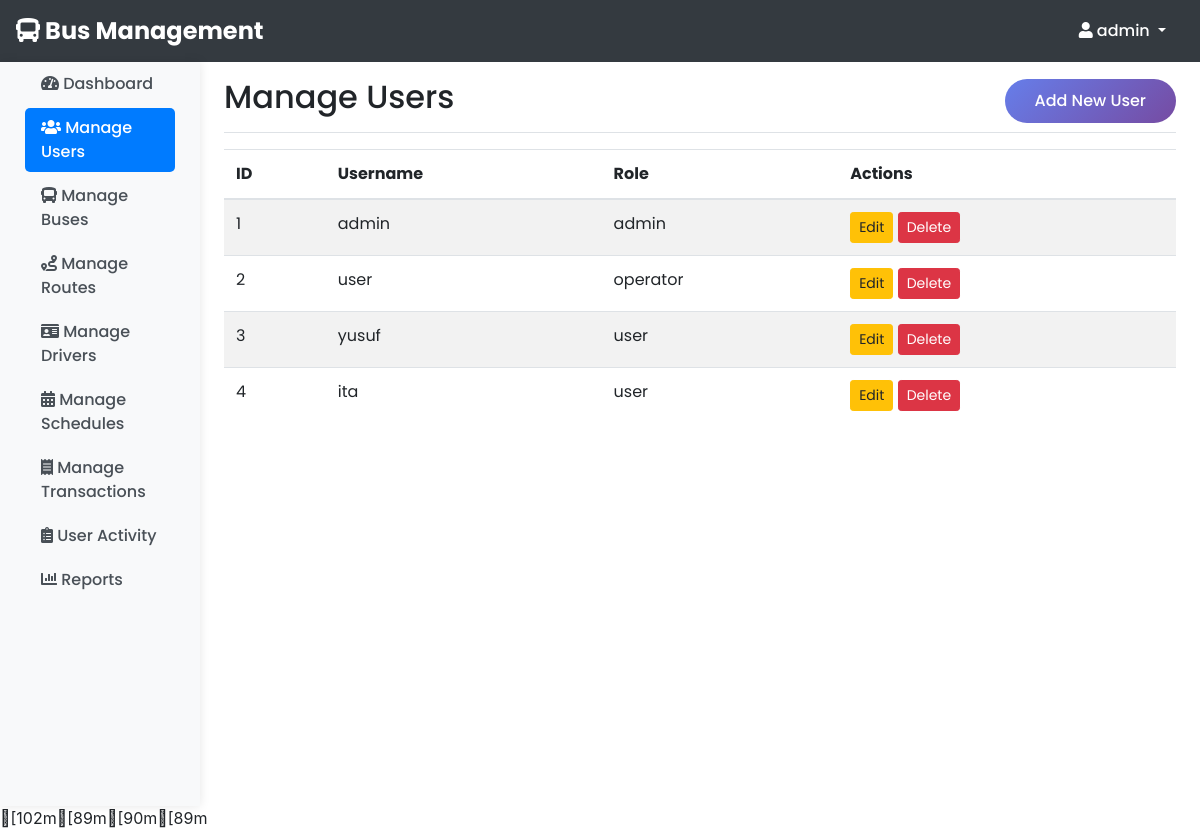
/admin/manage_users.php (signed in), run on the app's committed database.
### tables this page shows
CREATE TABLE `users` (
  `id` int(11) NOT NULL,
  `username` varchar(50) NOT NULL,
  `password` varchar(255) NOT NULL,
  `role` varchar(20) NOT NULL DEFAULT 'user',
  `created_at` datetime DEFAULT current_timestamp()
);

### admin/manage_users.php (the view, shortened to what this page needs)
<?php
require '../includes/header.php';
$conn = getConnection();
$result = $conn->query("SELECT * FROM users");
?>
<div class="container-fluid">
    <div class="row">
        <?php include '../includes/admin_sidebar.php'; ?>
        <main role="main" class="col-md-9 ml-sm-auto col-lg-10 px-4">
            <div class="d-flex justify-content-between flex-wrap flex-md-nowrap align-items-center pt-3 pb-2 mb-3 border-bottom">
                <h1 class="h2">Manage Users</h1>
                <a href="add_user.php" class="btn btn-primary">Add New User</a>
            </div>
            <div class="table-responsive">
                <table class="table table-striped">
                    <thead>
                        <tr>
                            <th>ID</th>
                            <th>Username</th>
                            <th>Role</th>
                            <th>Actions</th>
                        </tr>
                    </thead>
                    <tbody>
                        <?php while ($user = $result->fetch_assoc()): ?>
                            <tr>
                                <td><?= $user['id'] ?></td>
                                <td><?= $user['username'] ?></td>
                                <td><?= $user['role'] ?></td>
                                <td>
                                    <a href="edit_user.php?id=<?= $user['id'] ?>" class="btn btn-warning btn-sm">Edit</a>
                                    <a href="manage_users.php?delete_id=<?= $user['id'] ?>"
                                       class="btn btn-danger btn-sm delete-confirm">Delete</a>
                                </td>
                            </tr>
                        <?php endwhile; ?>
                    </tbody>
                </table>
            </div>
        </main>
    </div>
</div>
<?php
require '../includes/footer.php';
?>

### data on the page
users: id "1", username "admin", role "admin"
users: id "2", username "user", role "operator"
users: id "3", username "yusuf", role "user"
users: id "4", username "ita", role "user"

### other printed values
$_SESSION['username'] "admin"
